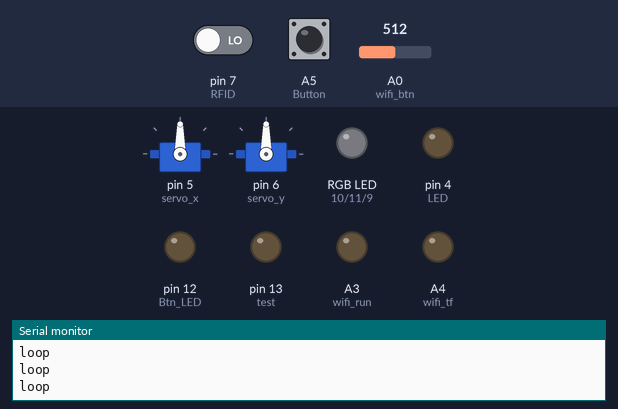
A sketch run on a simulated Arduino Uno, built with avr-gcc and run on an emulated ATmega328P. Shown: 2 × servo, an RGB LED mixed from three pins (HIGH = lit), output pins drawn as LEDs (lit = HIGH), the last lines printed to the serial monitor. The test bench sets the inputs (shaded band); at power-on: A0 (wifi_btn) = 512, A5 (Button) HIGH, pin 7 (RFID) LOW. Pins used as bus, display or sensor lines are not drawn.

Above: at 1.7 s.
1.8 s: A0 (wifi_btn) set to 530
At 2.2 s:
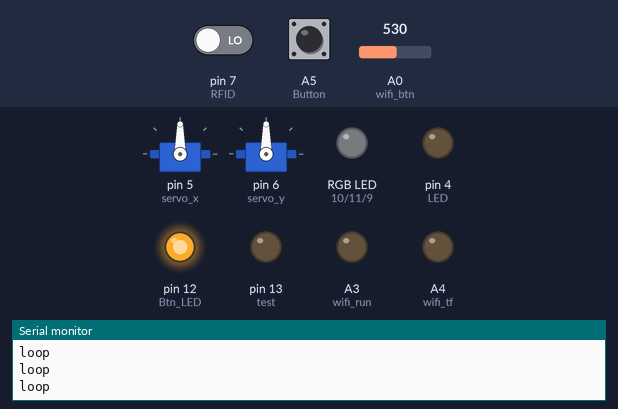
3.3 s: A0 (wifi_btn) set to 511
At 4.4 s:
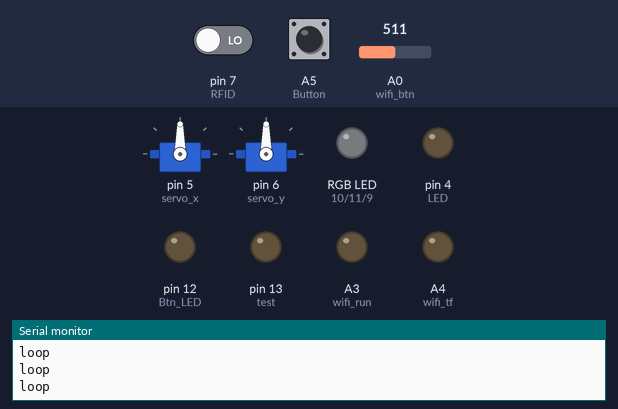
6.3 s: A0 (wifi_btn) set to 716
At 6.8 s:
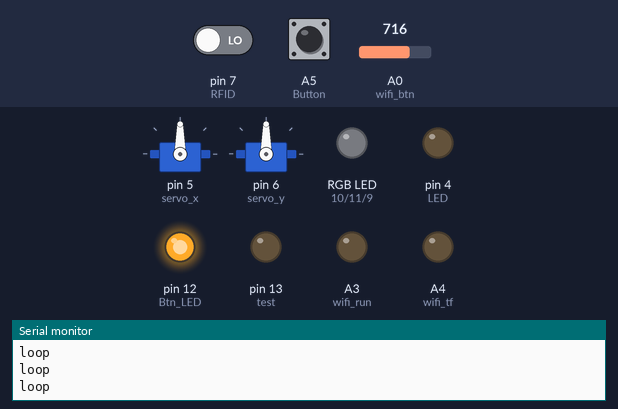
9.3 s: A5 (Button) pulled LOW for 0.15 s
At 16.1 s:
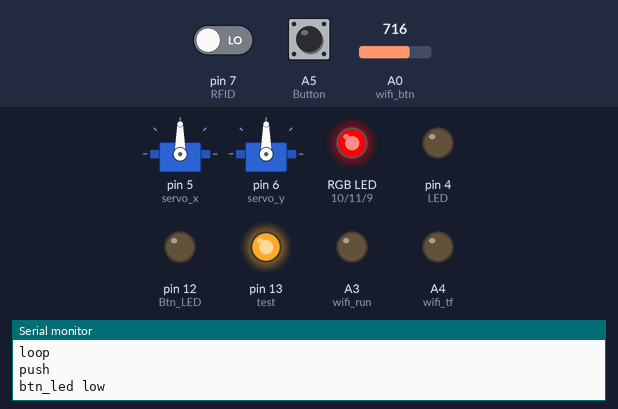
Timing chart, 0 to 22.3 s (numbered marks = the images above; inputs shaded):
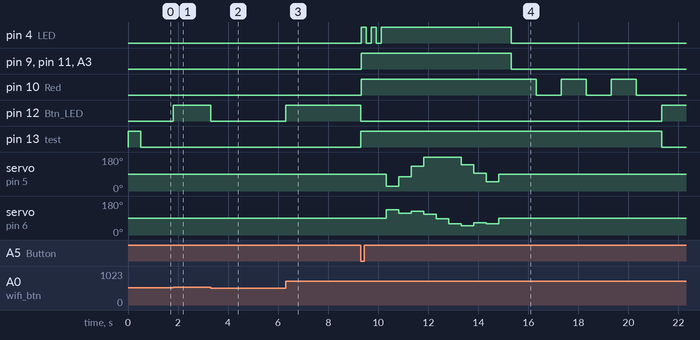

The sketch:

control_3_by_3_grid.ino
```cpp
#include <Servo.h>
Servo servo_x, servo_y;  // create servo object to control a servo

#define Red 10
#define Green 11
#define Blue 9
#define Button A5
#define Btn_LED 12
#define RFID 7
#define RFID_rst 3
#define LED 4
#define test 13
#define wifi_btn A0   // can i press button
#define wifi_run A3   // get server to run led
#define wifi_tf A4    // after scanner and check rfid ans, display led

void setup() {
  pinMode(test, OUTPUT);
  digitalWrite(test, HIGH);

  // put your setup code here, to run once:
  pinMode(Button, INPUT_PULLUP);  // pull-up resistor
  pinMode(Btn_LED, OUTPUT);

  pinMode(wifi_btn, INPUT);
  digitalWrite(Btn_LED, LOW);

  servo_x.attach(5);
  servo_y.attach(6);
  setservo(90, 90);
  pinMode(LED, OUTPUT);
  digitalWrite(LED, LOW);

  pinMode(RFID, INPUT);
  digitalWrite(RFID, LOW);
  pinMode(RFID_rst, OUTPUT);
  digitalWrite(RFID_rst, HIGH);

  pinMode(Red, OUTPUT);
  digitalWrite(Red, LOW);
  pinMode(Green, OUTPUT);
  digitalWrite(Green, LOW);
  pinMode(Blue, OUTPUT);
  digitalWrite(Blue, LOW);

  pinMode(wifi_btn, INPUT);
  pinMode(wifi_run, OUTPUT);
  pinMode(wifi_tf, OUTPUT);

  Serial.begin(9600);
}

void loop() {
  // rgb
  digitalWrite(Red, LOW);
  digitalWrite(Green, LOW);
  digitalWrite(Blue, LOW);
  Serial.println("loop");
  digitalWrite(test, LOW);

  // put your main code here, to run repeatedly:
  if (analogRead(A0) > 512) {
    if (digitalRead(Button) == LOW) {
      digitalWrite(wifi_run, HIGH);
      digitalWrite(test, HIGH);
      Serial.println("push");
      // close btn led
      digitalWrite(Btn_LED, LOW);
      Serial.println("btn_led low");

      // rgb
      digitalWrite(Red, HIGH);
      digitalWrite(Green, HIGH);
      digitalWrite(Blue, HIGH);

      // open LED
      digitalWrite(LED, HIGH);
      delay(200);
      digitalWrite(LED, LOW);
      delay(200);
      digitalWrite(LED, HIGH);
      delay(200);
      digitalWrite(LED, LOW);
      delay(200);
      digitalWrite(LED, HIGH);

      //reset RFID
      digitalWrite(RFID_rst, LOW);
      delay(200);
      digitalWrite(RFID_rst, HIGH);

      // scan 3x3 grid
      scanner();

      // close LED
      digitalWrite(LED, LOW);

      // check RFID
      if (digitalRead(RFID) == HIGH) {
        // blink rgb
        digitalWrite(wifi_tf, HIGH);
        digitalWrite(wifi_run, LOW);
        rgb_right();
        // call server to open door
      } else {
        // blink rgb
        digitalWrite(wifi_tf, LOW);
        digitalWrite(wifi_run, LOW);
        rgb_wrong();
      }

      // open btn LED
      digitalWrite(Btn_LED, HIGH);

      Serial.print("r:");
      Serial.print(digitalRead(Red));
      Serial.print(", g:");
      Serial.print(digitalRead(Green));
      Serial.print(", b:");
      Serial.print(digitalRead(Blue));
      Serial.println("");
    }
    digitalWrite(Btn_LED, HIGH);
  } else {
    digitalWrite(Btn_LED, LOW);
    digitalWrite(wifi_run, LOW);
  }
}

void scanner() {
  setservo(25, 135);
  setservo(75, 115);
  setservo(130, 125);
  setservo(180, 110);
  setservo(180, 85);
  setservo(180, 60);
  setservo(140, 50);
  setservo(95, 65);
  setservo(50, 60);
  setservo(90, 90);
}

void setservo(int val_x, int val_y) {
  servo_x.write(val_x);
  servo_y.write(val_y);
  delay(500);
}

void rgb_right() {
  digitalWrite(Red, LOW);
  digitalWrite(Blue, LOW);
  digitalWrite(Green, HIGH);
}

void rgb_wrong() {
  digitalWrite(Blue, LOW);
  digitalWrite(Green, LOW);
  digitalWrite(Red, HIGH);
  delay(1000);
  digitalWrite(Red, LOW);
  delay(1000);
  digitalWrite(Red, HIGH);
  delay(1000);
  digitalWrite(Red, LOW);
  delay(1000);
  digitalWrite(Red, HIGH);
  delay(1000);
  digitalWrite(Red, LOW);
  delay(1000);
}
```

Measured:
- the behaviour switches between 512 and 513 on A0 (wifi_btn) (found by bisection; images 0 and 1)
- after the input at 1.8 s, pin 12 (Btn_LED): LOW → HIGH at once
- after the input at 3.3 s, pin 12 (Btn_LED): HIGH → LOW at once
- after the input at 6.3 s, pin 12 (Btn_LED): LOW → HIGH at once
- after the input at 9.3 s, pin 4 (LED): goes HIGH 0.20 s, LOW 0.20 s, HIGH 0.20 s, LOW 0.20 s, HIGH 5.2 s, then LOW, starting at once; pin 9 (Blue): LOW → HIGH at once, → LOW 6.0 s later
